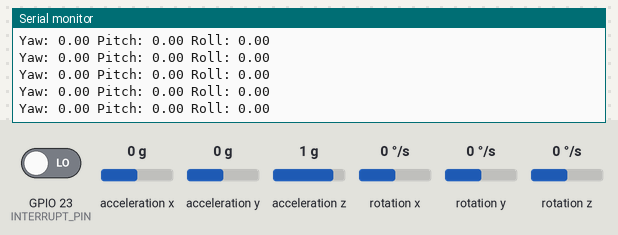
A sketch run on a simulated ESP32. Parts: the last lines printed to the serial monitor. Inputs (shaded band) come from the test bench; at power-on: acceleration x 0 g, acceleration y 0 g, acceleration z 1 g, rotation z 0 °/s, GPIO 23 (INTERRUPT_PIN) LOW, rotation x 0 °/s, rotation y 0 °/s. The sensor or clock chip raises its interrupt line as the real part does.

Above: at 1.7 s.
1.8 s: acceleration x set to -1.4 g
At 1.89 s:
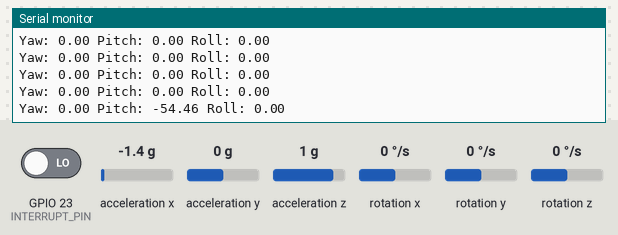
3.3 s: acceleration y set to -1.4 g
At 3.35 s:
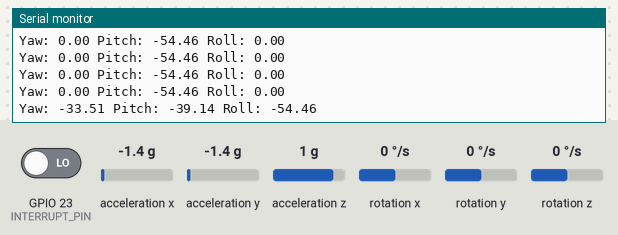
4.8 s: acceleration z set to -1.4 g
At 4.82 s:
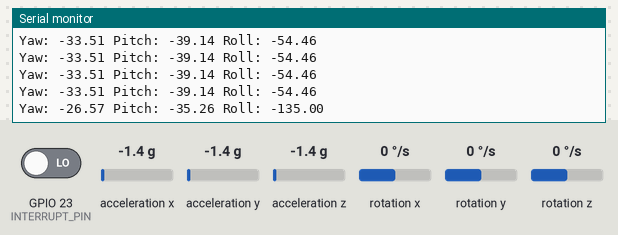
6.3 s: rotation z set to -192 °/s
At 6.38 s:
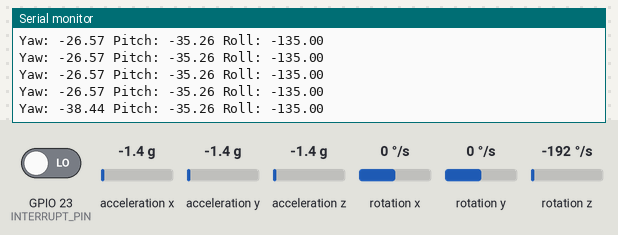
Timing chart, 0 to 8.8 s (numbered marks = the images above; inputs shaded):
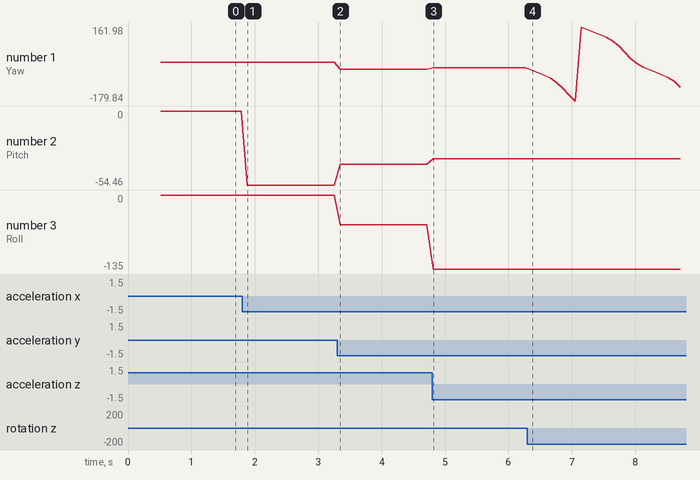

The sketch:

ESP32_MPU6050_DMPFilter.ino
```cpp
#include <Wire.h>
#include <MPU6050_6Axis_MotionApps20.h>

MPU6050 mpu;
#define INTERRUPT_PIN 23

volatile bool mpuInterrupt = false;
volatile uint8_t fifoBuffer[64];
uint8_t packetSize;
uint8_t mpuIntStatus;
volatile uint16_t fifoCount;

Quaternion q;
VectorFloat gravity;
float ypr[3];
float yaw, pitch, roll;

void dmpDataReady() {
    mpuInterrupt = true;
}
// NOTE MAKE OFFSITE CHANGES AND IF YOU CAN ADD CALIBRATION
void setup() {
  Wire.begin(21, 22);
  mpu.initialize();

  // Enable DMP
  Serial.println("Initializing DMP...");
  uint8_t devStatus = mpu.dmpInitialize();

  mpu.setXGyroOffset(220);    //220
  mpu.setYGyroOffset(76);     //76
  mpu.setZGyroOffset(90);     //-85
  mpu.setZAccelOffset(1788);  //1788

  if (devStatus == 0) {
    mpu.setDMPEnabled(true);

    attachInterrupt(digitalPinToInterrupt(INTERRUPT_PIN), dmpDataReady, RISING);
    mpuInterrupt = false;

    // Initialize Serial
    Serial.begin(9600);

    packetSize = mpu.dmpGetFIFOPacketSize();
  } else {
    Serial.println("DMP Initialization failed.");
  }
}

void loop() {
  if (!mpuInterrupt) {
    return;
  }
  mpuInterrupt = false;
  mpuIntStatus = mpu.getIntStatus();

  if (mpuIntStatus & 0x10) {
    mpu.resetFIFO();
    Serial.println("FIFO overflow!");
    return;
  } else if (mpuIntStatus & 0x02) {
    while (fifoCount < packetSize) {
      fifoCount = mpu.getFIFOCount();
    }

    uint8_t fifoData[packetSize];
    mpu.getFIFOBytes(fifoData, packetSize);
    mpu.resetFIFO();
    mpu.dmpGetQuaternion(&q, fifoData);
    mpu.dmpGetGravity(&gravity, &q);
    mpu.dmpGetYawPitchRoll(ypr, &q, &gravity);


    yaw = ypr[0];
    pitch = ypr[1];
    roll = ypr[2];

    Serial.print("Yaw: ");
    Serial.print(ypr[0] * 180/M_PI);
    Serial.print(" Pitch: ");
    Serial.print(ypr[1] * 180/M_PI);
    Serial.print(" Roll: ");
    Serial.println(ypr[2] * 180/M_PI);


    //Serial.print(yaw * 180/M_PI); //yaw
    //Serial.print(",");
    //Serial.print(pitch* 180/M_PI); // pitch
    //Serial.print(",");
    //Serial.println(roll * 180/M_PI); // roll
  }
  delay(90);
}
```

Measured:
- after the input at 1.8 s, the serial monitor: prints a new line after 0.08 s (image 1)
- after the input at 3.3 s, the serial monitor: prints a new line after 0.05 s (image 2)
- after the input at 4.8 s, the serial monitor: prints a new line at once (image 3)
- after the input at 6.3 s, the serial monitor: prints a new line after 0.07 s (image 4)
- plotted number 1: 0 → -33.51 after the input at 3.3 s, -33.51 → -26.57 after the input at 4.8 s, -26.57 → -115.29 after the input at 6.3 s
- plotted number 2: 0 → -54.46 after the input at 1.8 s, -54.46 → -39.14 after the input at 3.3 s, -39.14 → -35.26 after the input at 4.8 s
- plotted number 3: -54.46 → -135 after the input at 4.8 s
